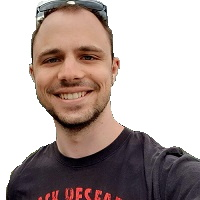
#> input picture cam-matrix/me200.jpg, 200 x 200 px, given in place of the camera
$ python main.py
#> lines starting #> are read from the running program, lines starting #| are printed output that depends on the picture; after the words box and inside, x2 and y2 are one past the last pixel; in counts of white or black regions, pixels touching at a corner belong together
import cv2

# start capturing the physical camera
hw_cam = cv2.VideoCapture(0)

while(True):
    ret, frame = hw_cam.read()
#> frame is the input picture: shape (200, 200, 3); mean B, G, R 161.6, 165.2, 179.6

    resized = cv2.resize(frame, (40, 40), interpolation=cv2.INTER_AREA)
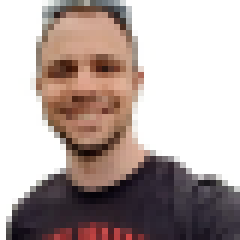
#> resized: shape (40, 40, 3) (shown 6 times larger); mean B, G, R 161.6, 165.2, 179.6
    grey = cv2.cvtColor(resized, cv2.COLOR_BGR2GRAY)
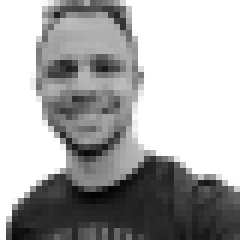
#> grey: shape (40, 40) (shown 6 times larger); min 4, max 255, mean 169.1
    canny = cv2.Canny(image=grey, threshold1=100, threshold2=120)
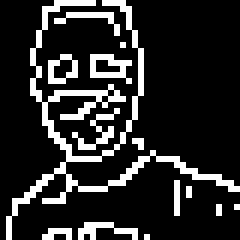
#> canny: shape (40, 40) (shown 6 times larger); 16.6% white in thin lines or dots

    upscaled = cv2.resize(canny, (400, 400), interpolation=cv2.INTER_AREA)
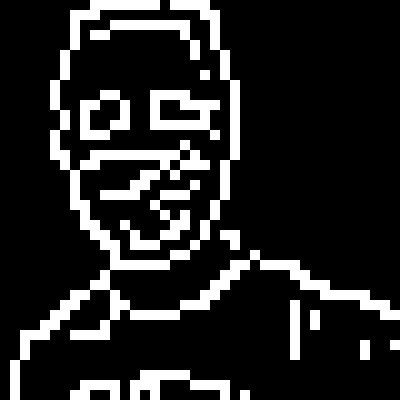
#> upscaled: shape (400, 400); 16.6% white; 14 white regions, largest, box (x1, y1, x2, y2) and area: (10, 0, 400, 400) 16700, (150, 90, 220, 140) 1800, (120, 180, 200, 250) 1600
    cv2.imshow('frame', upscaled)
    if cv2.waitKey(1) & 0xFF == ord('q'):
#> (key q is pressed here)
        break
